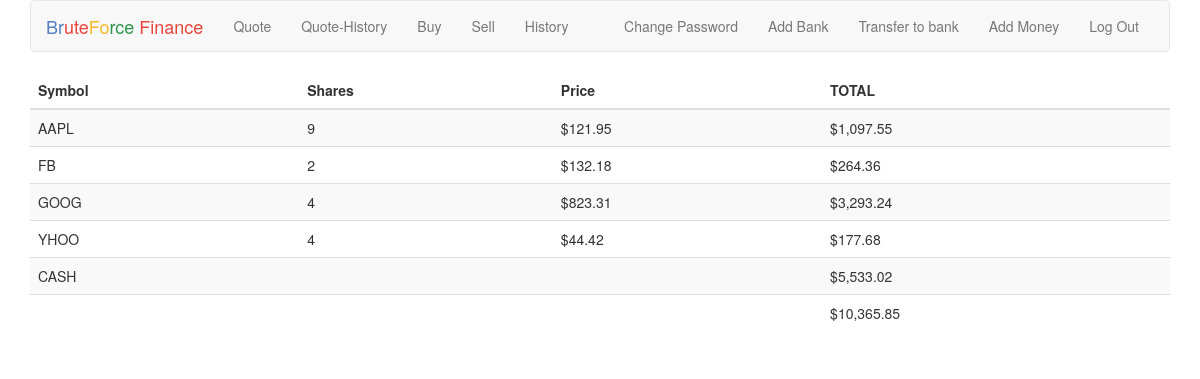
The page / (signed in) on the database its author committed.
### tables this page shows
CREATE TABLE 'portfolio' ('id' INTEGER NOT NULL, 'symbol' TEXT NOT NULL, 'shares' INTEGER NOT NULL, 'price' NUMERIC NOT NULL, 'transacted' DATETIME NOT NULL DEFAULT CURRENT_TIMESTAMP);

### app.py (the view)
@app.route("/")
@login_required
def index():
    symbol=list()
    share=list()
    price=list()
    total=list()
    sy = db.execute("SELECT symbol FROM portfolio WHERE id = :id", id= session['user_id'])
    sh = db.execute("SELECT shares FROM portfolio WHERE id = :id", id= session['user_id'])
    pr = db.execute("SELECT price FROM portfolio WHERE id = :id", id= session['user_id'])
    for i in range (len(sy)):
        symbol.append(sy[i]["symbol"].upper())
    for i in range (len(sh)):
        share.append(sh[i]["shares"])
    for i in range (len(pr)):
        price.append(pr[i]["price"])
    for i in range(len(symbol)):
        total.append(price[i]*share[i])
    data = zip(symbol,share,price,total)
    sum = 0.0
    for i in range(len(total)):
        sum+=total[i]
    for i in range(len(total)):
        total[i]=usd(total[i])
    rows = db.execute("SELECT cash FROM users WHERE id=:id", id= session['user_id'])
    sum+=rows[0]["cash"]
    return render_template("index.html", data=data, sum=usd(sum), cash=usd(rows[0]["cash"]))

### helpers.py (called while the page is built)
def login_required(f):
    @wraps(f)
    def decorated_function(*args, **kwargs):
        if session.get("user_id") is None:
            return redirect(url_for("login", next=request.url))
        return f(*args, **kwargs)
    return decorated_function

def usd(value):
    return "${:,.2f}".format(value)

### templates/index.html (shortened to what this page needs)
{% extends "layout.html" %}
{% block main %}
<table class="table table-striped">
    <thead>
    <tr>
        <th>Symbol</th>
        <th>Shares</th>
        <th>Price</th>
        <th>TOTAL</th>
    </tr>
    </thead>
        <tfoot>
            <tr>
                <td colspan="3"></td>
                <td>{{sum}}</td>
            </tr>
        </tfoot>
    {% for row in data %}
    <tr>
    {% for item in row %}
    {% if item is not string and item>20%}
        <td>${{ item }}</td>
    {% else %}
        <td>{{ item }}</td>
    {% endif %}
    {% endfor %}
    </tr>
    {% endfor %}
    <tr>
      <td colspan="3">CASH</td>
      <td>{{cash}}</td>
    </tr>
</table>
{% endblock %}

### templates/layout.html (shortened to what this page needs)
<!DOCTYPE html>
<html lang="en">
    <head>
        <link href="https://maxcdn.bootstrapcdn.com/bootstrap/3.3.7/css/bootstrap.min.css" rel="stylesheet"/>
        <link href="{{ url_for('static', filename='styles.css') }}" rel="stylesheet"/>
    </head>
    <body>
        <div class="container">
            <nav class="navbar navbar-default">
                <div class="container-fluid">
                    <div class="navbar-header">
                        <a class="navbar-brand" href="{{ url_for('index') }}"><span class="blue">Br</span><span class="red">ute</span><span class="yellow">Fo</span><span class="green">rce</span> <span class="red">Finance</span></a>
                    </div>
                    <div class="collapse navbar-collapse" id="navbar">
                        {% if session.user_id %}
                            <ul class="nav navbar-nav">
                                <li><a href="{{ url_for('quote') }}">Quote</a></li>
                                <li><a href="{{ url_for('quote_history') }}">Quote-History</a></li>
                                <li><a href="{{ url_for('buy') }}">Buy</a></li>
                                <li><a href="{{ url_for('sell') }}">Sell</a></li>
                                <li><a href="{{ url_for('history') }}">History</a></li>
                            </ul>
                            <ul class="nav navbar-nav navbar-right">
                                <li><a href="{{ url_for('changepass') }}">Change Password</a></li>
                                <li><a href="{{ url_for('addCard') }}">Add Bank</a></li>
                                <li><a href="{{ url_for('transfer') }}">Transfer to bank</a></li>
                                <li><a href="{{ url_for('money') }}">Add Money</a></li>
                                <li><a href="{{ url_for('logout') }}">Log Out</a></li>
                            </ul>
                        {% else %}
                            <ul class="nav navbar-nav navbar-right">
                                <li><a href="{{ url_for('register') }}">Register</a></li>
                                <li><a href="{{ url_for('logout') }}">Log In</a></li>
                            </ul>
                        {% endif %}
                    </div>
                </div>
            </nav>
            <main>
                {% block main %}{% endblock %}
            </main>
        </div>
    </body>
</html>

### static/styles.css (style rules this page uses)
.container { margin-left: auto; margin-right: auto; text-align: center; }
.navbar-default .navbar-brand .blue { color: #537fbe; }
.navbar-default .navbar-brand .red { color: #ea433b; }
.navbar-default .navbar-brand .yellow { color: #f5b82e; }
.navbar-default .navbar-brand .green { color: #2e944b; }
main td { text-align: left; }

### rows shown on the page
portfolio: row "AAPL" "9" "$1,097.55", price "121.95"
portfolio: row "FB" "2" "$264.36", price "132.18"
portfolio: row "GOOG" "4" "$3,293.24", price "823.31"
portfolio: row "YHOO" "4" "$177.68", price "44.42"

### other values the page prints
{{ sum }} "$10,365.85"
{{ cash }} "$5,533.02"
